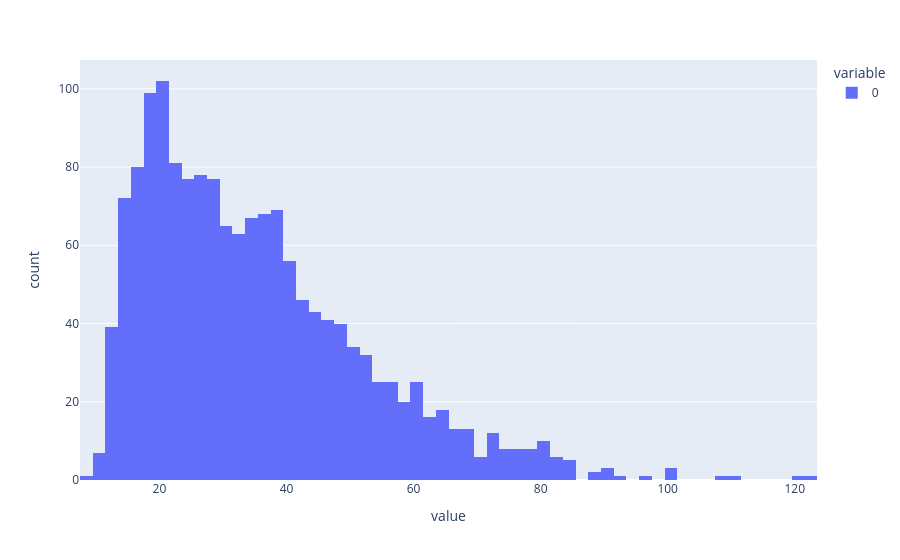

Notebook source saved alongside this figure:
### Code cell
seq_len = [len(i.split()) for i in X_train]

pd.Series(seq_len).hist(bins=30)

### Figure 1 — Plotly figure (JSON) as saved in the notebook; plotly's stock layout.template omitted (floating-point values rounded to 4 significant figures; data arrays with more than 128 entries replaced by an {"elided": "..."} marker saying what was removed)
{"data": [{"bingroup": "x", "hovertemplate": "variable=0<br>value=%{x}<br>count=%{y}<extra></extra>", "legendgroup": "0", "marker": {"color": "#636efa", "pattern": {"shape": ""}}, "name": "0", "orientation": "v", "showlegend": true, "type": "histogram", "x": {"elided": "1569 int values"}, "xaxis": "x", "yaxis": "y"}], "layout": {"barmode": "relative", "legend": {"title": {"text": "variable"}, "tracegroupgap": 0}, "margin": {"t": 60}, "xaxis": {"anchor": "y", "domain": [0, 1], "title": {"text": "value"}}, "yaxis": {"anchor": "x", "domain": [0, 1], "title": {"text": "count"}}}}
